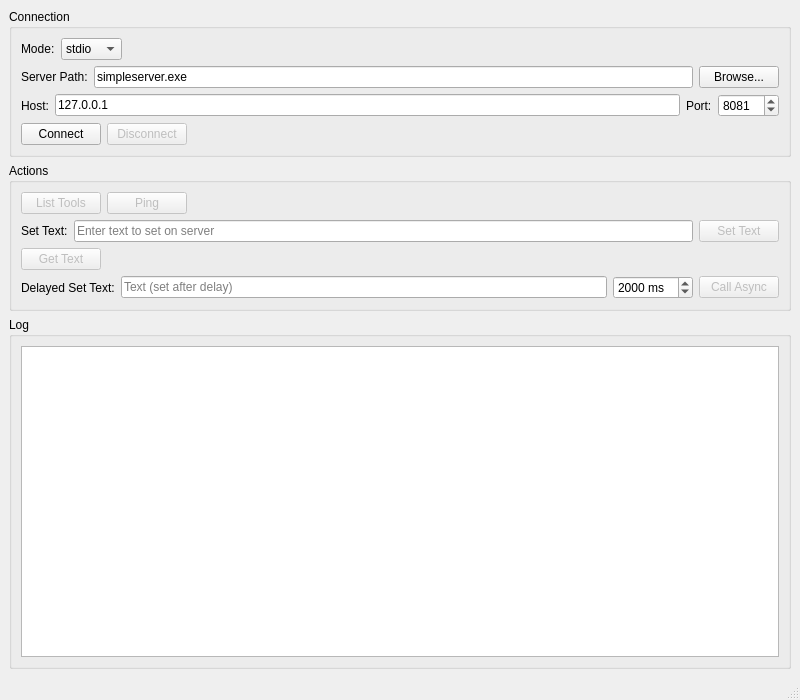
<?xml version="1.0" encoding="UTF-8"?>
<ui version="4.0">
 <class>MainWindow</class>
 <widget class="QMainWindow" name="MainWindow">
  <property name="geometry">
   <rect>
    <x>0</x>
    <y>0</y>
    <width>800</width>
    <height>700</height>
   </rect>
  </property>
  <property name="windowTitle">
   <string>Qt MCP Simple Client</string>
  </property>
  <widget class="QWidget" name="centralwidget">
   <layout class="QVBoxLayout" name="verticalLayout">
    <item>
     <widget class="QGroupBox" name="configGroup">
      <property name="title">
       <string>Connection</string>
      </property>
      <layout class="QVBoxLayout" name="configLayout">
       <item>
        <layout class="QHBoxLayout" name="modeRow">
         <item>
          <widget class="QLabel" name="modeLabel">
           <property name="text"><string>Mode:</string></property>
          </widget>
         </item>
         <item>
          <widget class="QComboBox" name="modeCombo">
           <item><property name="text"><string>stdio</string></property></item>
           <item><property name="text"><string>HTTP</string></property></item>
          </widget>
         </item>
         <item>
          <spacer name="modeSpacer">
           <property name="orientation"><enum>Qt::Horizontal</enum></property>
           <property name="sizeHint" stdset="0">
            <size><width>40</width><height>20</height></size>
           </property>
          </spacer>
         </item>
        </layout>
       </item>
       <item>
        <layout class="QHBoxLayout" name="stdioRow">
         <item>
          <widget class="QLabel" name="serverPathLabel">
           <property name="text"><string>Server Path:</string></property>
          </widget>
         </item>
         <item>
          <widget class="QLineEdit" name="serverPathEdit">
           <property name="text"><string>simpleserver.exe</string></property>
           <property name="placeholderText"><string>Path to server executable</string></property>
          </widget>
         </item>
         <item>
          <widget class="QPushButton" name="browseBtn">
           <property name="text"><string>Browse...</string></property>
          </widget>
         </item>
        </layout>
       </item>
       <item>
        <layout class="QHBoxLayout" name="httpRow">
         <item>
          <widget class="QLabel" name="httpHostLabel">
           <property name="text"><string>Host:</string></property>
          </widget>
         </item>
         <item>
          <widget class="QLineEdit" name="httpHostEdit">
           <property name="text"><string>127.0.0.1</string></property>
          </widget>
         </item>
         <item>
          <widget class="QLabel" name="httpPortLabel">
           <property name="text"><string>Port:</string></property>
          </widget>
         </item>
         <item>
          <widget class="QSpinBox" name="httpPortSpin">
           <property name="minimum">
            <number>1024</number>
           </property>
           <property name="maximum">
            <number>65535</number>
           </property>
           <property name="value">
            <number>8081</number>
           </property>
          </widget>
         </item>
        </layout>
       </item>
       <item>
        <layout class="QHBoxLayout" name="connectRow">
         <item>
          <widget class="QPushButton" name="connectBtn">
           <property name="text"><string>Connect</string></property>
          </widget>
         </item>
         <item>
          <widget class="QPushButton" name="disconnectBtn">
           <property name="text"><string>Disconnect</string></property>
           <property name="enabled"><bool>false</bool></property>
          </widget>
         </item>
         <item>
          <spacer name="connectSpacer">
           <property name="orientation"><enum>Qt::Horizontal</enum></property>
           <property name="sizeHint" stdset="0">
            <size><width>40</width><height>20</height></size>
           </property>
          </spacer>
         </item>
        </layout>
       </item>
      </layout>
     </widget>
    </item>
    <item>
     <widget class="QGroupBox" name="actionsGroup">
      <property name="title">
       <string>Actions</string>
      </property>
      <layout class="QVBoxLayout" name="actionsLayout">
       <item>
        <layout class="QHBoxLayout" name="listToolsRow">
         <item>
          <widget class="QPushButton" name="listToolsBtn">
           <property name="text"><string>List Tools</string></property>
           <property name="enabled"><bool>false</bool></property>
          </widget>
         </item>
         <item>
          <widget class="QPushButton" name="pingBtn">
           <property name="text"><string>Ping</string></property>
           <property name="enabled"><bool>false</bool></property>
          </widget>
         </item>
         <item>
          <spacer name="actionsSpacer">
           <property name="orientation"><enum>Qt::Horizontal</enum></property>
           <property name="sizeHint" stdset="0">
            <size><width>40</width><height>20</height></size>
           </property>
          </spacer>
         </item>
        </layout>
       </item>
       <item>
        <layout class="QHBoxLayout" name="setTextRow">
         <item>
          <widget class="QLabel" name="setTextLabel">
           <property name="text"><string>Set Text:</string></property>
          </widget>
         </item>
         <item>
          <widget class="QLineEdit" name="setTextEdit">
           <property name="placeholderText"><string>Enter text to set on server</string></property>
          </widget>
         </item>
         <item>
          <widget class="QPushButton" name="setTextBtn">
           <property name="text"><string>Set Text</string></property>
           <property name="enabled"><bool>false</bool></property>
          </widget>
         </item>
        </layout>
       </item>
       <item>
        <layout class="QHBoxLayout" name="getTextRow">
         <item>
          <widget class="QPushButton" name="getTextBtn">
           <property name="text"><string>Get Text</string></property>
           <property name="enabled"><bool>false</bool></property>
          </widget>
         </item>
         <item>
          <spacer name="getTextSpacer">
           <property name="orientation"><enum>Qt::Horizontal</enum></property>
           <property name="sizeHint" stdset="0">
            <size><width>40</width><height>20</height></size>
           </property>
          </spacer>
         </item>
        </layout>
       </item>
       <item>
        <layout class="QHBoxLayout" name="delayedSetTextRow">
         <item>
          <widget class="QLabel" name="delayedSetTextLabel">
           <property name="text"><string>Delayed Set Text:</string></property>
          </widget>
         </item>
         <item>
          <widget class="QLineEdit" name="delayedSetTextEdit">
           <property name="placeholderText"><string>Text (set after delay)</string></property>
          </widget>
         </item>
         <item>
          <widget class="QSpinBox" name="delayMsSpin">
           <property name="prefix">
            <string/>
           </property>
           <property name="suffix">
            <string> ms</string>
           </property>
           <property name="minimum">
            <number>100</number>
           </property>
           <property name="maximum">
            <number>30000</number>
           </property>
           <property name="singleStep">
            <number>100</number>
           </property>
           <property name="value">
            <number>2000</number>
           </property>
          </widget>
         </item>
         <item>
          <widget class="QPushButton" name="delayedSetTextBtn">
           <property name="text"><string>Call Async</string></property>
           <property name="enabled"><bool>false</bool></property>
          </widget>
         </item>
        </layout>
       </item>
      </layout>
     </widget>
    </item>
    <item>
     <widget class="QGroupBox" name="logGroup">
      <property name="title">
       <string>Log</string>
      </property>
      <layout class="QVBoxLayout" name="logLayout">
       <item>
        <widget class="QTextEdit" name="logText">
         <property name="readOnly">
          <bool>true</bool>
         </property>
         <property name="font">
          <font>
           <family>Consolas</family>
           <pointsize>10</pointsize>
          </font>
         </property>
        </widget>
       </item>
      </layout>
     </widget>
    </item>
   </layout>
  </widget>
  <widget class="QMenuBar" name="menubar">
   <property name="geometry">
    <rect>
     <x>0</x>
     <y>0</y>
     <width>800</width>
     <height>21</height>
    </rect>
   </property>
  </widget>
  <widget class="QStatusBar" name="statusbar"/>
 </widget>
 <resources/>
 <connections/>
</ui>
